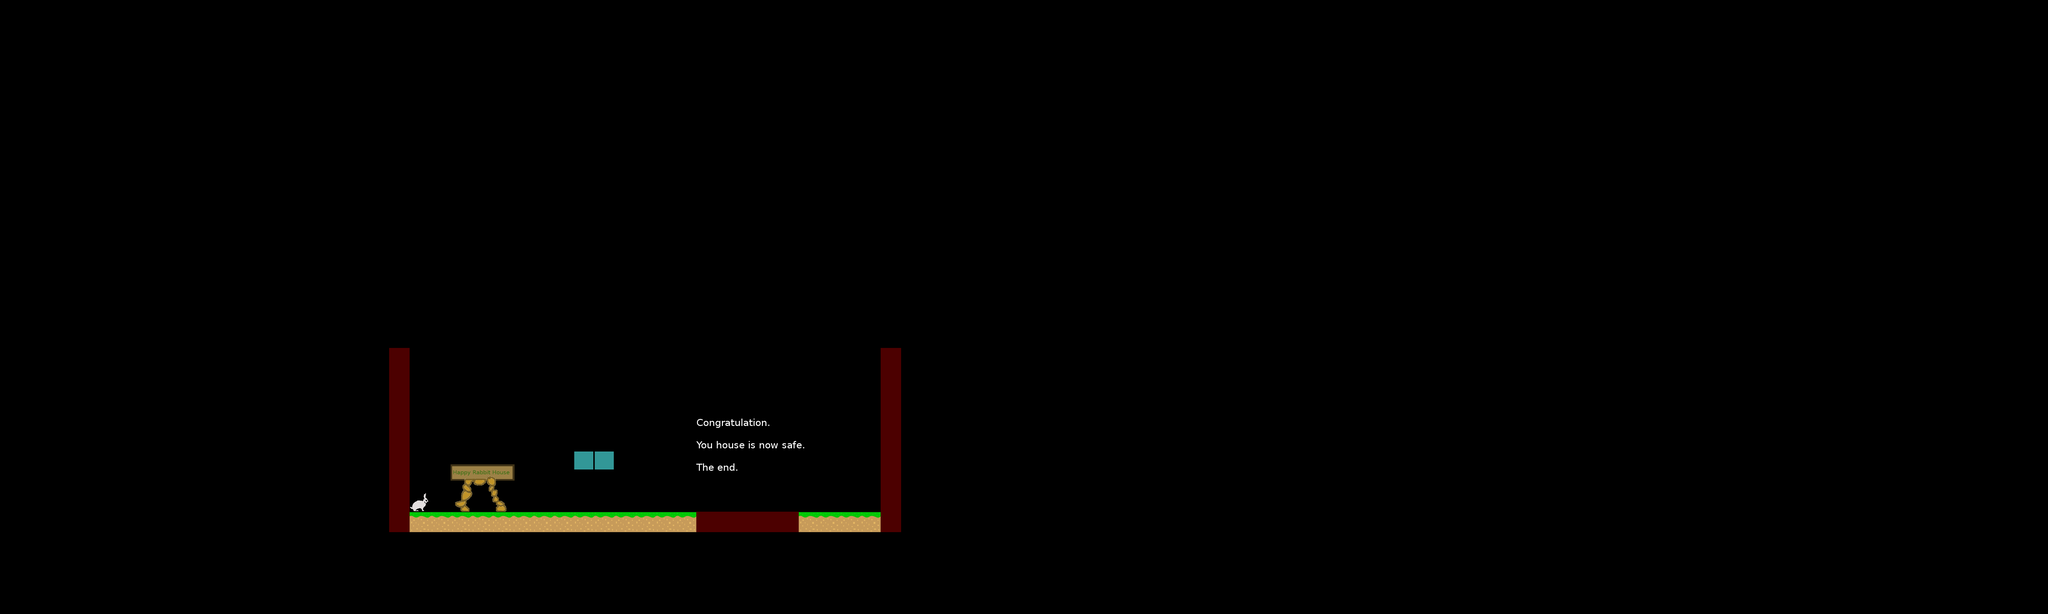

This is a level from a 2D game, rendered from its Tiled map with the project's own tilesets. A one-line summary and the map file follow, with tile-layer data summarised:
An orthogonal 100x30 tile map with 64x64 px tiles, 1 tile layer (layer0).

<map version="1.0" orientation="orthogonal" renderorder="right-down" width="100" height="30" tilewidth="64" tileheight="64" nextobjectid="1">
 <tileset firstgid="1" name="main" tilewidth="337" tileheight="163" tilecount="19">
  <tile id="0">
   <image width="64" height="64" source="../gfx/ground_lr.png" />
  </tile>
  <tile id="1">
   <image width="60" height="60" source="../gfx/hero_r0.png" />
  </tile>
  <tile id="2">
   <image width="64" height="64" source="../gfx/unknown.png" />
  </tile>
  <tile id="3">
   <image width="64" height="59" source="../gfx/mr_spore.png" />
  </tile>
  <tile id="4">
   <image width="64" height="64" source="../gfx/tombstone.png" />
  </tile>
  <tile id="5">
   <image width="64" height="64" source="../gfx/ground_lr2.png" />
  </tile>
  <tile id="6">
   <image width="64" height="26" source="../gfx/spikes.png" />
  </tile>
  <tile id="7">
   <image width="64" height="64" source="../gfx/doggy.png" />
  </tile>
  <tile id="8">
   <image width="128" height="140" source="../gfx/stompy.png" />
  </tile>
  <tile id="9">
   <image width="64" height="160" source="../gfx/canon_horizontal.png" />
  </tile>
  <tile id="10">
   <image width="60" height="54" source="../gfx/canon_bullet_left.png" />
  </tile>
  <tile id="11">
   <image width="64" height="102" source="../gfx/door_next_level.png" />
  </tile>
  <tile id="12">
   <image width="64" height="64" source="../gfx/block_fall_on_touch.png" />
  </tile>
  <tile id="13">
   <image width="160" height="40" source="../gfx/platform_left_right.png" />
  </tile>
  <tile id="14">
   <image width="64" height="64" source="../gfx/flying_fire.png" />
  </tile>
  <tile id="15">
   <image width="128" height="64" source="../gfx/lava.png" />
  </tile>
  <tile id="16">
   <image width="200" height="148" source="../gfx/rabbit_house.png" />
  </tile>
  <tile id="17">
   <image width="192" height="98" source="../gfx/sign_danger.png" />
  </tile>
  <tile id="18">
   <image width="337" height="163" source="../gfx/sign_its_safe.png" />
  </tile>
 </tileset>
 <layer name="layer0" width="100" height="30">
  <data>[3000 cells, 46 non-empty, 6 distinct tile ids]</data>
 </layer>
</map>
